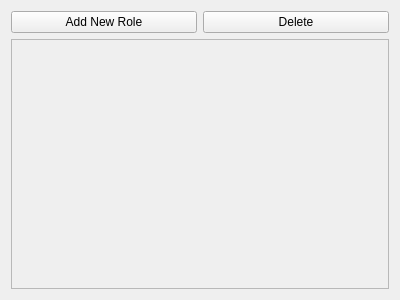
<?xml version="1.0" encoding="UTF-8"?>
<ui version="4.0">
 <class>RoleManagerWindow</class>
 <widget class="QWidget" name="RoleManagerWindow">
  <property name="geometry">
   <rect>
    <x>0</x>
    <y>0</y>
    <width>400</width>
    <height>300</height>
   </rect>
  </property>
  <property name="windowTitle">
   <string>RoleManagerWindow</string>
  </property>
  <layout class="QGridLayout" name="gridLayout">
   <item row="0" column="0">
    <layout class="QVBoxLayout" name="verticalLayout">
     <item>
      <layout class="QHBoxLayout" name="horizontalLayout">
       <item>
        <widget class="QPushButton" name="button_AddRole">
         <property name="text">
          <string>Add New Role</string>
         </property>
        </widget>
       </item>
       <item>
        <widget class="QPushButton" name="button_Delete">
         <property name="toolTip">
          <string>Deletes selected users</string>
         </property>
         <property name="text">
          <string>Delete</string>
         </property>
        </widget>
       </item>
      </layout>
     </item>
    </layout>
   </item>
   <item row="1" column="0">
    <widget class="QScrollArea" name="scrollArea">
     <property name="widgetResizable">
      <bool>true</bool>
     </property>
     <widget class="QWidget" name="scrollAreaWidgetContents">
      <property name="geometry">
       <rect>
        <x>0</x>
        <y>0</y>
        <width>380</width>
        <height>247</height>
       </rect>
      </property>
     </widget>
    </widget>
   </item>
  </layout>
 </widget>
 <layoutdefault spacing="6" margin="11"/>
 <resources/>
 <connections/>
</ui>
